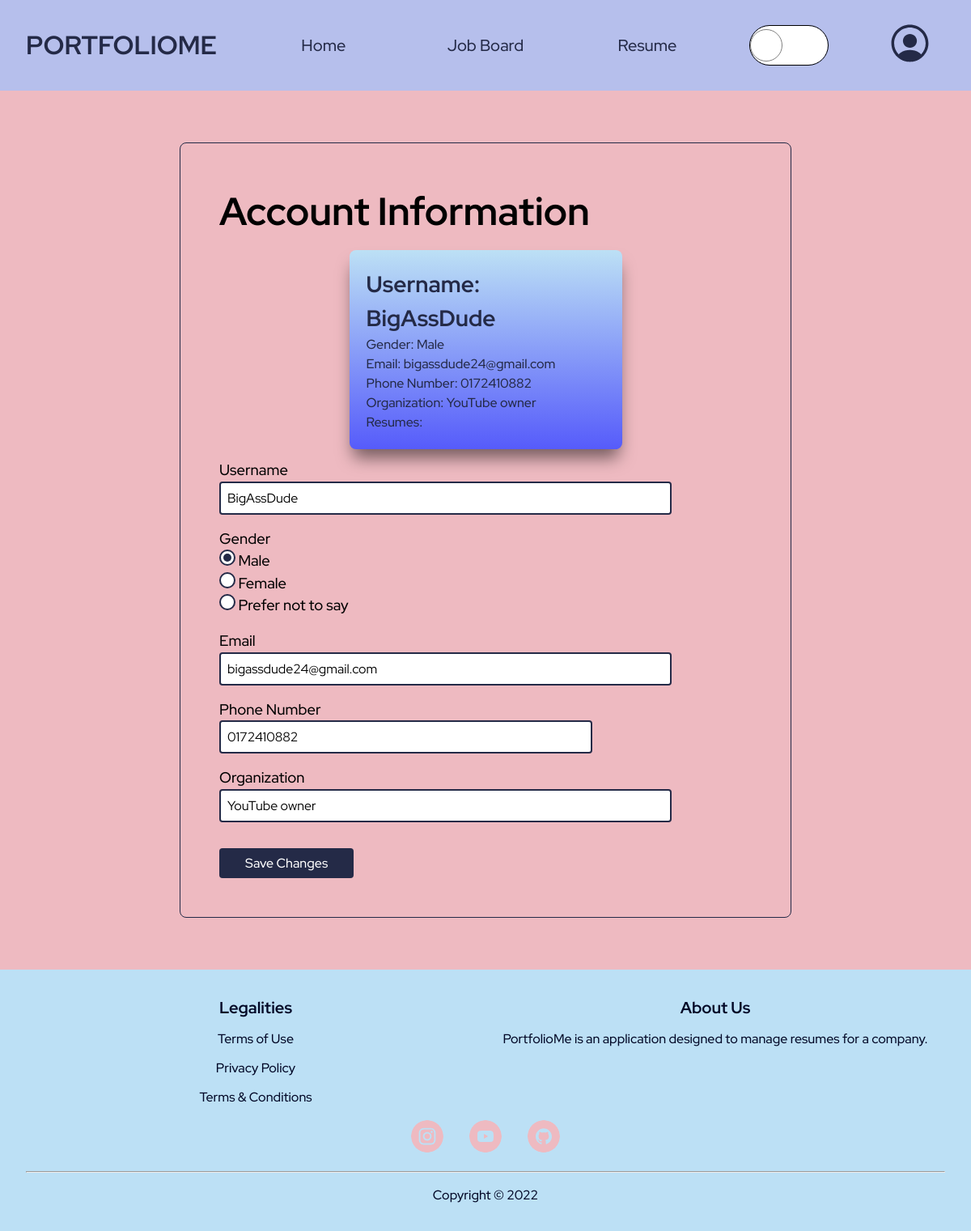
Page /edit_profile (signed in) on the committed database.
### PortfolioMe/models.py (models this page shows, shortened)
class Applicant(db.Model, UserMixin):
    __tablename__ = 'applicant'
    id = db.Column(db.Integer, primary_key=True)
    username = db.Column(db.String(50), unique=True, nullable=False)
    password = db.Column(db.String(60), unique=False, nullable=False)
    gender = db.Column(db.String(20), unique=False, nullable=False)
    email = db.Column(db.String(50), unique=True, nullable=False)
    phone_number = db.Column(db.String(20), unique=False, nullable=False)
    organization = db.Column(db.String(50), unique=False, nullable=False)
    resumes_owned = db.relationship(
        'Resume', backref='associated_applicant', uselist=True)

### PortfolioMe/client/routes.py (the view)
@client.route("/edit_profile", methods=["GET", "POST"])
@login_required
def edit_profile():
    form = EditProfileForm()
    if form.validate_on_submit():
        current_user.username = form.username.data
        current_user.email = form.email.data
        current_user.phone_number = form.phone_number.data
        current_user.gender = form.gender.data
        current_user.organization = form.organization.data
        db.session.commit()
        flash(f"Profile updated successfully.", "success")
        return redirect(url_for("client.edit_profile"))
    elif request.method == "GET":
        form.username.data = current_user.username
        form.email.data = current_user.email
        form.phone_number.data = current_user.phone_number
        form.gender.data = current_user.gender
        form.organization.data = current_user.organization
    return render_template("client/edit_profile.html", form=form)

### PortfolioMe/client/forms.py (shortened to what this page needs)
class EditProfileForm(FlaskForm):
    username = StringField('Username', validators=[
        DataRequired(), Length(min=3, max=20)])
    email = StringField('Email', validators=[DataRequired(), Email()])
    phone_number = TelField('Phone Number', validators=[
        DataRequired(), Length(min=8, max=11, message="Follows Malaysian phone number format."), Regexp(r"(01)[0-9]{1}[0-9]{6,8}", message="Phone number is 9 to 11 characters without dash.")])
    radio = ["Male", "Female", "Prefer not to say"]
    gender = RadioField('Gender', validators=[DataRequired()], choices=radio)
    organization = StringField('Organization', validators=[DataRequired()])
    submit = SubmitField('Save Changes')

### PortfolioMe/models.py (called while the page is built)
@login_manager.user_loader
def load_user(user_id):
    return Applicant.query.get(int(user_id))

### PortfolioMe/templates/client/edit_profile.html (shortened to what this page needs)
{% extends "layout/base.html" %}  {% block css %}<link
    rel="stylesheet"
    href="{{ url_for('static', filename='css/client/edit_profile.css') }}"
/>
{% endblock %} {% block content %}
<main class="edit-profile-container">
    <section class="account-info">
        <h1>Account Information</h1>
        <div class="account-card">
            <h2>Username: {{ current_user.username }}</h2>
            <p>Gender: {{ current_user.gender }}</p>
            <p>Email: {{ current_user.email }}</p>
            <p>Phone Number: {{ current_user.phone_number }}</p>
            <p>Organization: {{ current_user.organization }}</p>
            <p>Resumes: {{ current_user.associated_applicant }}</p>
        </div>
        <form method="POST" class="form-container" novalidate>
            <div>
                {{ form.username.label }} {% if form.username.errors %} {{
                form.username(placeholder='New username') }}
                <p class="error-msg">
                    {% for error in form.username.errors %} {{ error }} {%
                    endfor %}
                </p>
                {% else %} {{ form.username(placeholder='New username') }} {%
                endif %}
            </div>
            <div>
                {{ form.gender.label }}
                <span
                    >{% if form.gender.errors %} {{ form.gender }}
                    <p class="error-msg">
                        {% for error in form.gender.errors %} {{ error }} {%
                        endfor %}
                    </p>
                    {% else %} {{ form.gender }} {% endif %}
                </span>
            </div>
            <div>
                {{ form.email.label }} {% if form.email.errors %} {{
                form.email(placeholder='New email') }}
                <p class="error-msg">
                    {% for error in form.email.errors %} {{ error }} {% endfor
                    %}
                </p>
                {% else %} {{ form.email(placeholder='New email')}} {% endif %}
            </div>
            <div>
                {{ form.phone_number.label }} {% if form.phone_number.errors %}
                {{ form.phone_number(placeholder='New phone number') }}
                <p class="error-msg">
                    {% for error in form.phone_number.errors %} {{ error }} {%
                    endfor %}
                </p>
                {% else %} {{ form.phone_number(placeholder='New phone number')}} {% endif %}
            </div>
            <div>
                {{ form.organization.label }} {% if form.organization.errors %}
                {{ form.organization(placeholder='New organization') }}
                <p class="error-msg">
                    {% for error in form.organization.errors %} {{ error }} {%
                    endfor %}
                </p>
                {% else %} {{ form.organization(placeholder='New organization')}}
                    {% endif %}
            </div>
            <div>{{ form.submit }}</div>
        </form>
    </section>
</main>
{% endblock %} {% block javascript %}{% endblock %}

### PortfolioMe/static/css/layout/base.css (style rules this page uses)
body { display: grid; grid-template-rows: auto 1fr auto; }
input[type='text'], input[type='password'], input[type='email'], input[type='file'], input[type='tel'] { display: block; padding: 0.5rem; border-radius: 0.25rem; }
input[type='submit'], input[type='button'] { cursor: pointer; padding-inline: 2rem; padding-block: 0.5rem; border-radius: 0.25rem; border: none; font-weight: 500; }

### PortfolioMe/static/css/client/edit_profile.css (style rules this page uses)
body { font-weight: 500; z-index: 0; }
main.edit-profile-container { padding-block: 4rem; padding-inline: 12rem; background-color: hsl(var(--pink)); }
section.account-info { margin-inline: auto; width: 75%; padding: 3rem; border-radius: 0.5rem; border: 1px solid hsl(var(--dark-blue)); }
.account-info h1 { font-size: 3rem; margin-bottom: 1rem; }
.account-card { position: relative; margin-inline: auto; border-radius: 0.5rem; background-color: hsl(var(--pure-white)); width: 50%; background-clip: padding-box; padding: 1rem; border: 1px solid transparent; z-index: 0; box-shadow: 0px 15px 20px 0px hsl(var(--pure-black) / 0.5); color: hsl(var(--dark-blue)); }
.account-card::before { content: ''; margin: -5px; background: linear-gradient( hsl(var(--sky-blue)), hsl(var(--light-accent-blue)) ); position: absolute; inset: 0; z-index: -1; border-radius: inherit; }
.account-card h2 { font-size: 1.75rem; }
.form-container { margin-top: 1rem; display: flex; flex-direction: column; row-gap: 1rem; }
input[type='text'], input[type='password'], input[type='email'], input[type='tel'] { border: 2px solid hsl(var(--dark-blue)); width: 70%; }
input[type='submit'] { background-color: hsl(var(--dark-blue)); color: hsl(var(--pure-white)); margin-top: 1rem; }
.form-container label { font-size: 1.15rem; }
.form-container span ul { list-style: none; display: flex; column-gap: 1rem; padding-inline-start: 0; }
.form-container span input { appearance: none; position: relative; width: 20px; height: 20px; border-radius: 50%; border: 2px solid hsl(var(--dark-blue)); background-color: hsl(var(--pure-white)); }
.form-container span input:checked::before { content: ''; position: absolute; width: 10px; height: 10px; top: 50%; left: 50%; transform: translate(-50%, -50%); border-radius: 50%; background-color: hsl(var(--dark-blue)); }
@media screen and (max-width: 1200px) { main.edit-profile-container { padding-inline: 6rem; } }
@media screen and (max-width: 1200px) { input[type='text'], input[type='password'], input[type='email'] { width: 85%; } }
@media screen and (max-width: 1200px) { .form-container span ul { flex-direction: column; } }

### rows in the picture
Applicant: username "BigAssDude", gender "Male", email "bigassdude24@gmail.com", phone_number "0172410882", organization "YouTube owner", gender "☑ Male ☐ Female ☐ Prefer not to say"
